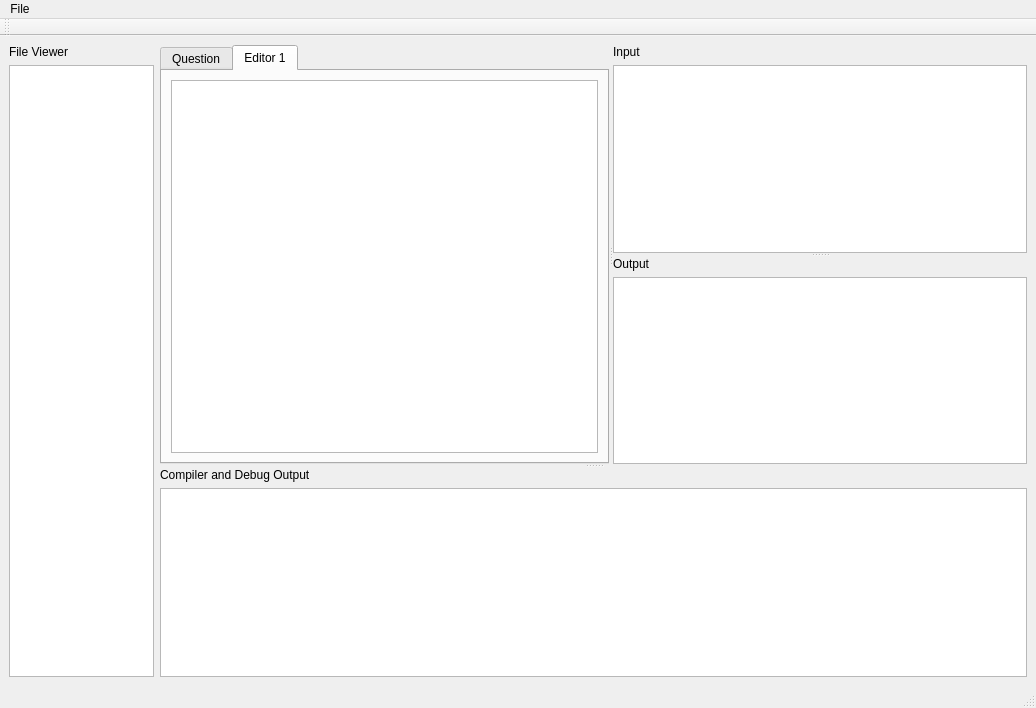
<?xml version="1.0" encoding="UTF-8"?>
<ui version="4.0">
 <class>IDE</class>
 <widget class="QMainWindow" name="IDE">
  <property name="geometry">
   <rect>
    <x>0</x>
    <y>0</y>
    <width>1036</width>
    <height>708</height>
   </rect>
  </property>
  <property name="windowTitle">
   <string>SmartXm IDE</string>
  </property>
  <property name="windowIcon">
   <iconset resource="qt_resources.qrc">
    <normaloff>:/logo/resources/logo/SmartXm-logo-mini.png</normaloff>:/logo/resources/logo/SmartXm-logo-mini.png</iconset>
  </property>
  <widget class="QWidget" name="centralwidget">
   <layout class="QHBoxLayout" name="horizontalLayout" stretch="1,6">
    <item>
     <layout class="QVBoxLayout" name="verticalLayout">
      <item>
       <widget class="QLabel" name="label">
        <property name="text">
         <string>File Viewer</string>
        </property>
       </widget>
      </item>
      <item>
       <widget class="QTreeView" name="treeViewFiles"/>
      </item>
     </layout>
    </item>
    <item>
     <widget class="QSplitter" name="splitter_codeCompilerInputOutput">
      <property name="orientation">
       <enum>Qt::Orientation::Vertical</enum>
      </property>
      <widget class="QSplitter" name="splitter_Code_InoutOutput">
       <property name="orientation">
        <enum>Qt::Orientation::Horizontal</enum>
       </property>
       <widget class="QTabWidget" name="tabWidget">
        <property name="minimumSize">
         <size>
          <width>400</width>
          <height>0</height>
         </size>
        </property>
        <property name="currentIndex">
         <number>1</number>
        </property>
        <widget class="QWidget" name="ques_tab">
         <attribute name="title">
          <string>Question</string>
         </attribute>
        </widget>
        <widget class="QWidget" name="editor1">
         <attribute name="title">
          <string>Editor 1</string>
         </attribute>
         <layout class="QGridLayout" name="gridLayout">
          <item row="0" column="0">
           <widget class="QTextEdit" name="Editor"/>
          </item>
         </layout>
        </widget>
       </widget>
       <widget class="QSplitter" name="splitter_InputOutput">
        <property name="orientation">
         <enum>Qt::Orientation::Vertical</enum>
        </property>
        <widget class="QWidget" name="layoutWidget">
         <layout class="QVBoxLayout" name="verticalLayout_INPUT">
          <item>
           <widget class="QLabel" name="input_label">
            <property name="text">
             <string>Input</string>
            </property>
           </widget>
          </item>
          <item>
           <widget class="QTextEdit" name="input_textEdit"/>
          </item>
         </layout>
        </widget>
        <widget class="QWidget" name="layoutWidget">
         <layout class="QVBoxLayout" name="verticalLayout_OUTPUT">
          <item>
           <widget class="QLabel" name="output_label">
            <property name="text">
             <string>Output</string>
            </property>
           </widget>
          </item>
          <item>
           <widget class="QTextEdit" name="output_textEdit"/>
          </item>
         </layout>
        </widget>
       </widget>
      </widget>
      <widget class="QWidget" name="layoutWidget">
       <layout class="QVBoxLayout" name="verticalLayout_DebugCompilerOutput">
        <item>
         <widget class="QLabel" name="compilerOut_label">
          <property name="text">
           <string>Compiler and Debug Output</string>
          </property>
         </widget>
        </item>
        <item>
         <widget class="QTextEdit" name="CompilerDebudOutput_textEdit"/>
        </item>
       </layout>
      </widget>
     </widget>
    </item>
   </layout>
  </widget>
  <widget class="QMenuBar" name="menubar">
   <property name="geometry">
    <rect>
     <x>0</x>
     <y>0</y>
     <width>1036</width>
     <height>21</height>
    </rect>
   </property>
   <widget class="QMenu" name="menuFile">
    <property name="title">
     <string>File</string>
    </property>
   </widget>
   <addaction name="menuFile"/>
  </widget>
  <widget class="QStatusBar" name="statusbar"/>
  <widget class="QToolBar" name="toolBar">
   <property name="windowTitle">
    <string>toolBar</string>
   </property>
   <attribute name="toolBarArea">
    <enum>TopToolBarArea</enum>
   </attribute>
   <attribute name="toolBarBreak">
    <bool>false</bool>
   </attribute>
  </widget>
 </widget>
 <resources>
  <include location="qt_resources.qrc"/>
 </resources>
 <connections/>
</ui>
